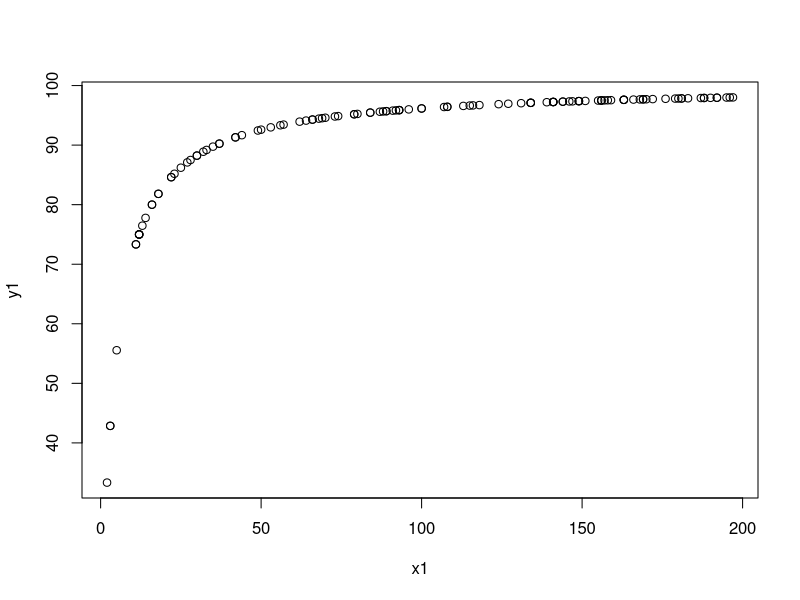
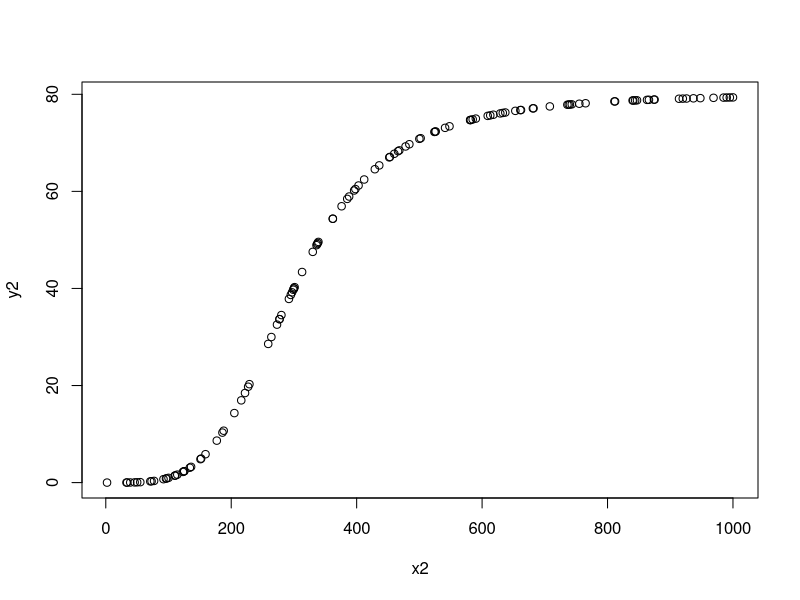
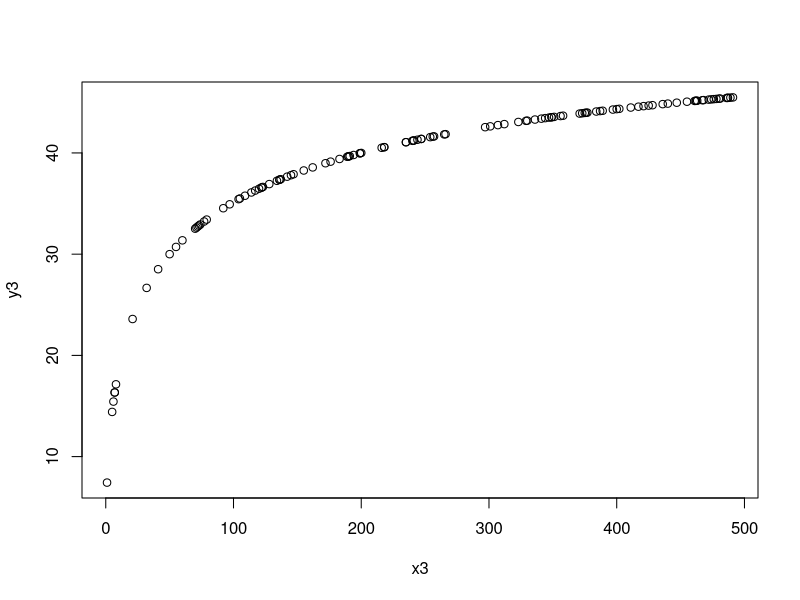
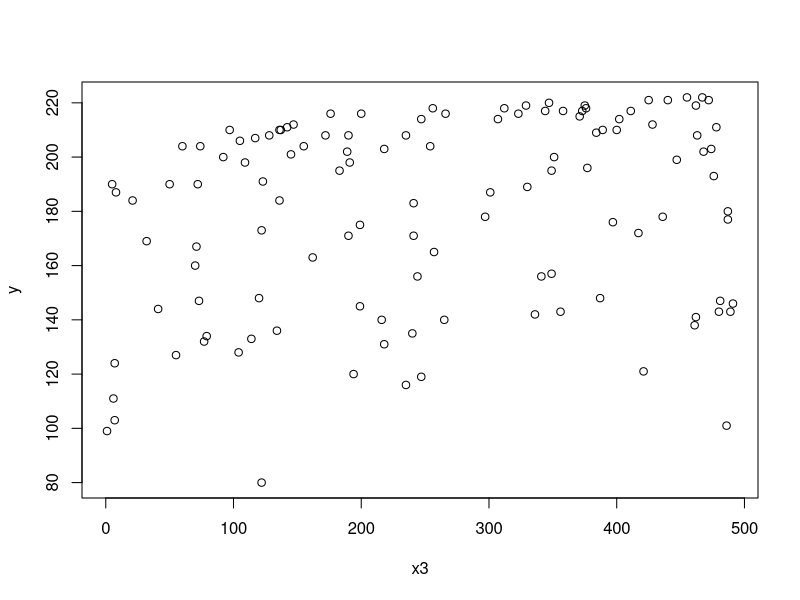
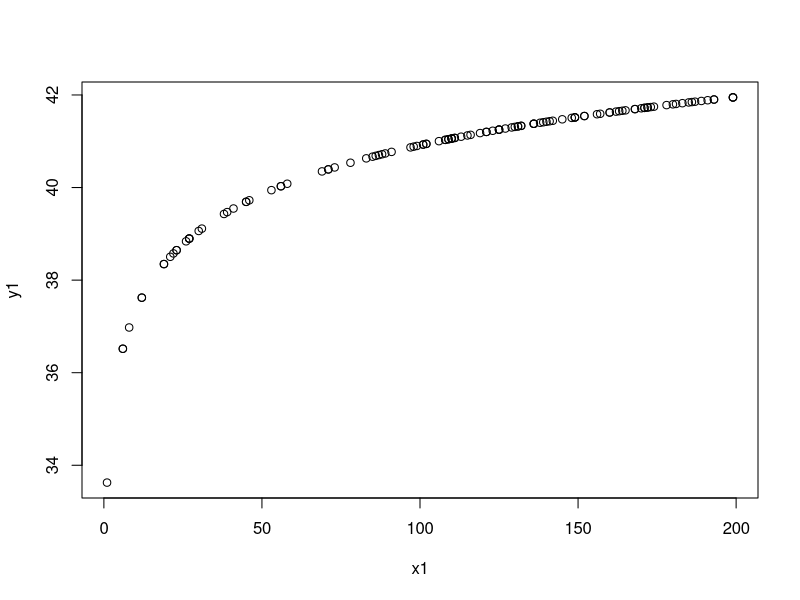
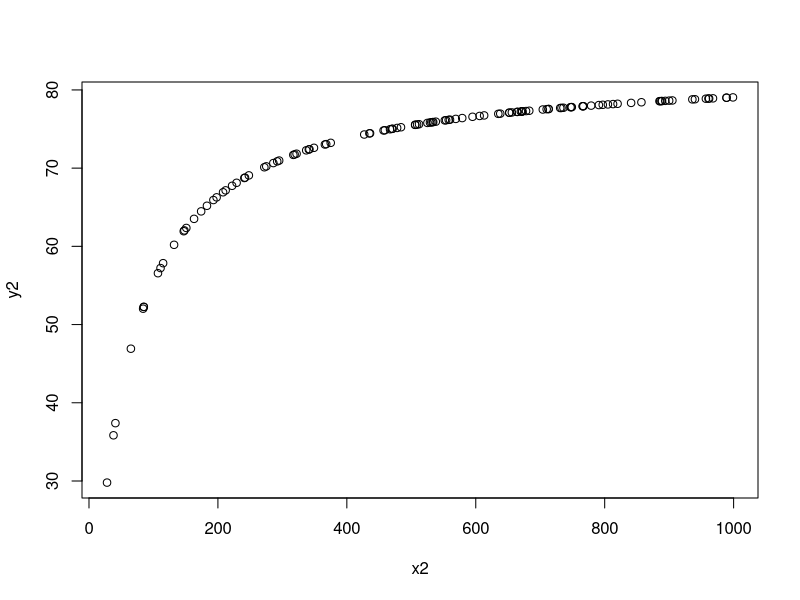
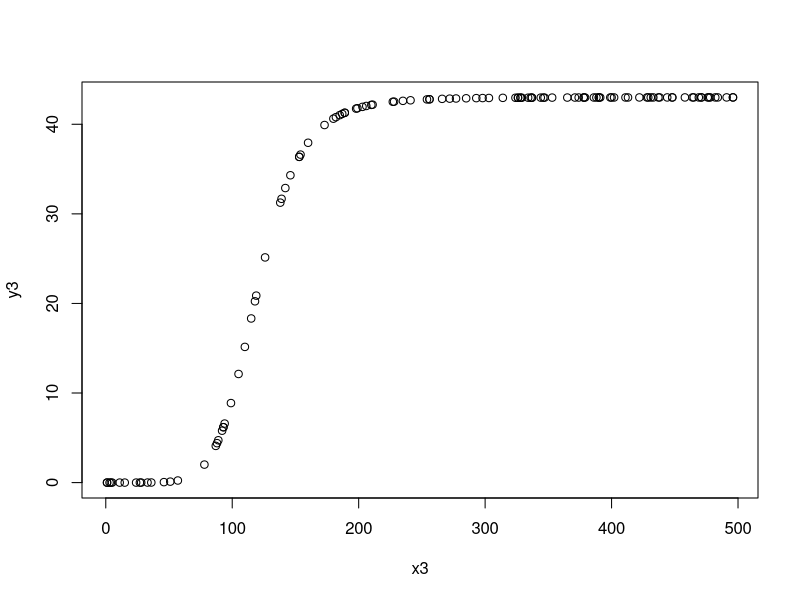
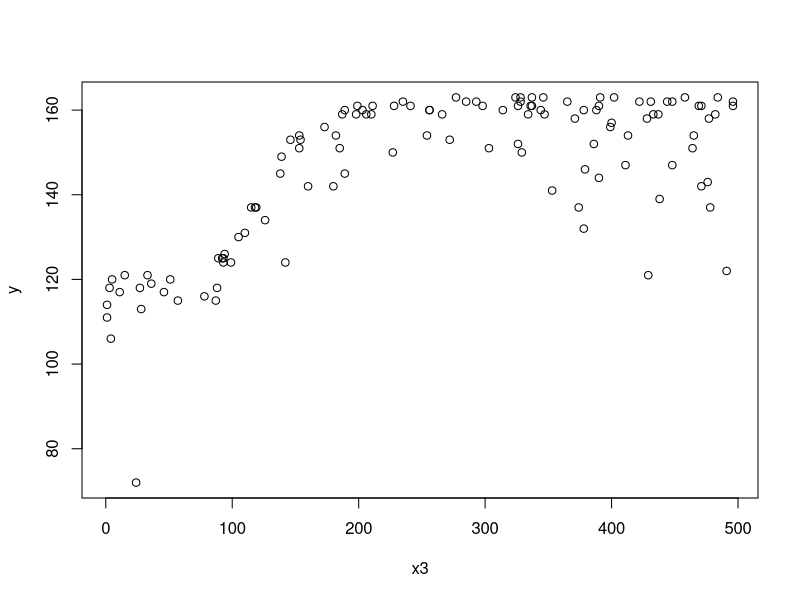

Recreate these plots in R, in order.
# specialty one
a <- 1
g <- 4
beta_slope <- 100
x1 <- round(runif(120, 0, 200))  
y1 <- beta_slope*((x1^a)/(x1^a + g^a)) 
plot(x1, y1)

a <- 4
g <- 300
beta_slope <- 80
x2 <- round(runif(120, 0, 1000))  
y2 <- beta_slope*((x2^a)/(x2^a + g^a)) 
plot(x2, y2)

a <- 0.5
g <- 50
beta_slope <- 60
x3 <- round(runif(120, 0, 500))  
y3 <- beta_slope*((x3^a)/(x3^a + g^a)) 
plot(x3, y3)

y <- round(y1 + y2 + y3)
plot(x3, y)

df_sim1 <- data.frame(Specialty = 'Neurologist', date = seq(as.Date("2020-09-15"), as.Date("2022-12-31"), by="week"),
                      rx_count = y, Email = x1, Phone = x2, Digital = x3)

# specialty two
a <- 0.1
g <- 0.5
beta_slope <- 65
x1 <- round(runif(120, 0, 200))  
y1 <- beta_slope*((x1^a)/(x1^a + g^a)) 
plot(x1, y1)

a <- 1
g <- 50
beta_slope <- 83
x2 <- round(runif(120, 0, 1000))  
y2 <- beta_slope*((x2^a)/(x2^a + g^a)) 
plot(x2, y2)

a <- 7
g <- 120
beta_slope <- 43
x3 <- round(runif(120, 0, 500))  
y3 <- beta_slope*((x3^a)/(x3^a + g^a)) 
plot(x3, y3)

y <- round(y1 + y2 + y3)
plot(x3, y)

df_sim2 <- data.frame(Specialty = 'Oncologist', date = seq(as.Date("2020-09-15"), as.Date("2022-12-31"), by="week"),
                      rx_count = y, Email = x1, Phone = x2, Digital = x3)

# specialty three
a <- 3
g <- 37
beta_slope <- 40
x1 <- round(runif(120, 0, 200))  
y1 <- beta_slope*((x1^a)/(x1^a + g^a)) 
plot(x1, y1)

a <- 2
g <- 200
beta_slope <- 40
x2 <- round(runif(120, 0, 1000))  
y2 <- beta_slope*((x2^a)/(x2^a + g^a)) 
plot(x2, y2)

a <- 1
g <- 15
beta_slope <- 180
x3 <- round(runif(120, 0, 500))  
y3 <- beta_slope*((x3^a)/(x3^a + g^a)) 
plot(x3, y3)

y <- round(y1 + y2 + y3)
plot(x3, y)

df_sim3 <- data.frame(Specialty = 'Hematologist', date = seq(as.Date("2020-09-15"), as.Date("2022-12-31"), by="week"),
                      rx_count = y, Email = x1, Phone = x2, Digital = x3)

df_final <- rbind(df_sim1, df_sim2, df_sim3)

write.csv(df_final, 'sim_data_r.csv')

plot(df_final$Email, df_final$rx_count)



